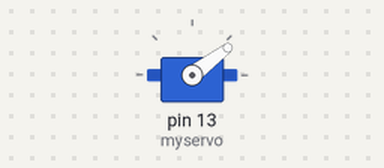
A sketch run on a simulated Arduino Uno, built with avr-gcc and run on an emulated ATmega328P. Shown: servo.

Above: at 0.05 s.
At 0.15 s:
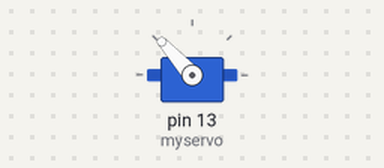
At 0.35 s:
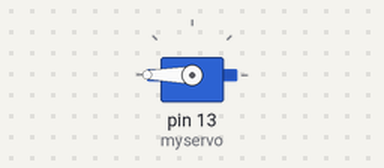
At 1.35 s:
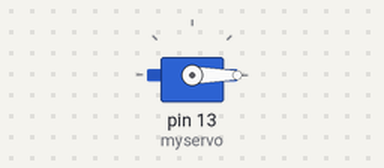
Timing chart, 0 to 3.2 s (numbered marks = the images above):
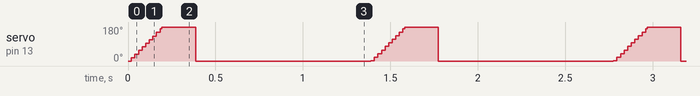

The sketch:

project_servo_btn.ino
```cpp
#include <Servo.h>
Servo myservo;


void setup() {
  // put your setup code here, to run once:
   myservo.attach(13);
}

void loop() {
  // put your main code here, to run repeatedly:
  for(int i=0;i<360;i++){
    myservo.write(i);
    delay(1);
    }
  myservo.write(0);
  delay(1000);


}
```

Measured:
- by itself, servo on pin 13 (myservo): ramps from 0° to 180° and jumps back, once every 1.4 s
